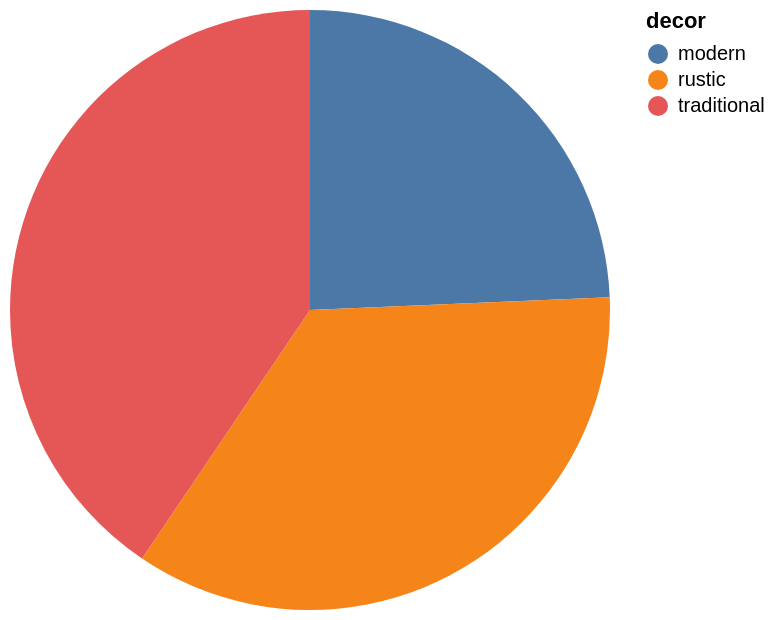

Write the Vega-Lite specification saved for this chart.
### Vega-Lite specification from a JSON file in a GitHub repository (floating-point values rounded to 4 significant figures)
{"data": {"values": [{"x_data": "modern", "y_data": 112.5}, {"x_data": "rustic", "y_data": 162.5}, {"x_data": "traditional", "y_data": 187.5}]}, "mark": "arc", "encoding": {"theta": {"field": "y_data", "type": "quantitative", "title": "avg(basePrice)"}, "color": {"field": "x_data", "type": "nominal", "title": "decor"}}}
